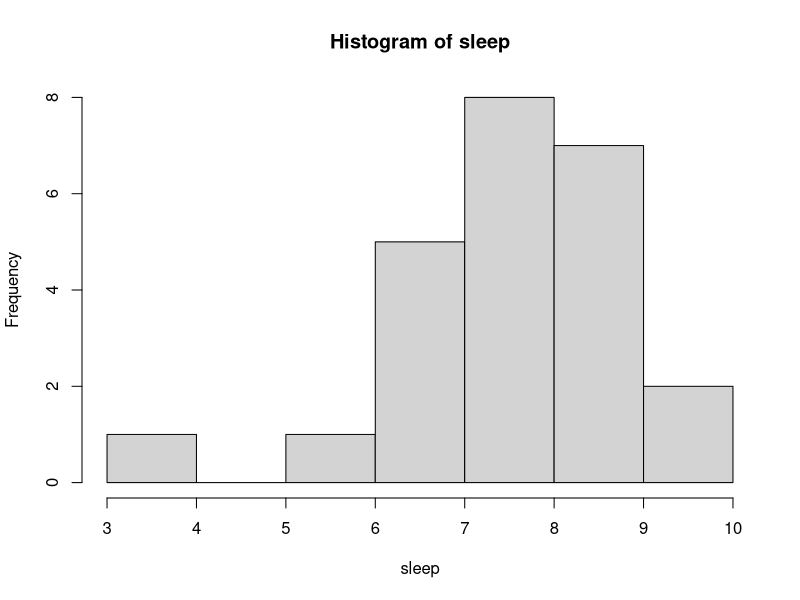
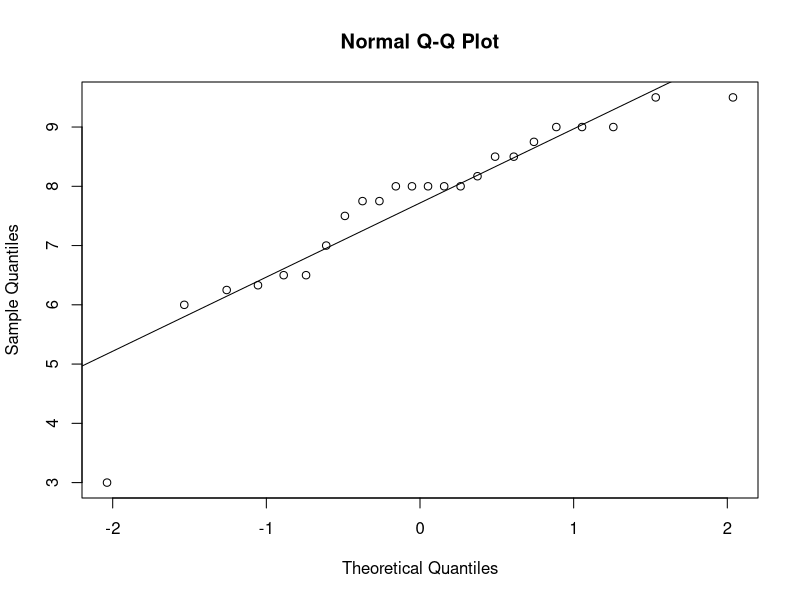

The R script that drew these images, in order:
# this method assume observations are from a normal distribution. 
sleep = c(7.75, 8.5, 8, 6, 8, 6.33, 8.17, 7.75, 
          7, 6.5, 8.75, 8, 7.5, 3, 6.25, 8.5, 9, 6.5, 
          9, 9.5, 9, 8, 8, 9.5)
# first check if the sleeping hours are normally distributed: 
hist(sleep)
qqnorm(sleep)  # Q-Q plot
qqline(sleep)

# illustrate two approaches (not including/including) outliers (3 hours of sleep): 

























































































